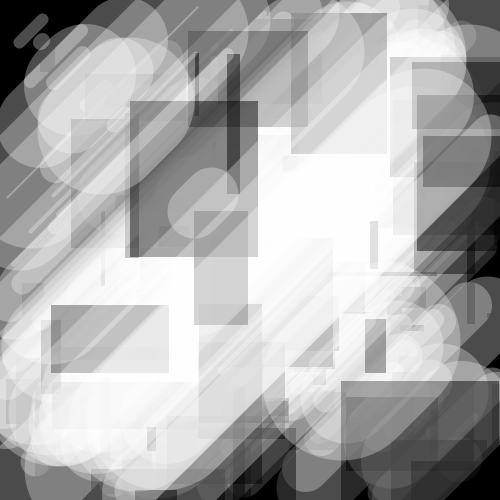
Frame 1 (no input)
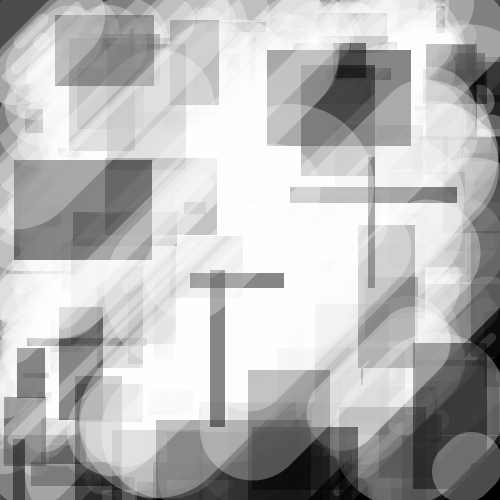
Frame 2 (the mouse pressed at the canvas centre, redrawn once)

The Processing sketch that drew these frames (run headless with seeded random() and noise(); the mouse was pressed at the canvas centre and the sketch redrawn once):

// Processing sketch: processing_48265
// ── processing_48265.pde

void setup () {
  size(500, 500);
  background(0);
  smooth();
  noLoop();
}

void draw() {
  for (int i=0; i< 150; i++) {
    Bubble(2000-i, (5000-i)*100, int(random(5+(i/1)+20)), int(random((i/1)+20)), 
    int (random(0, height)), int(random(0, width)),int (random (0, 255)));
  }
}


void Bubble(int gray, int weight, float e, float r, int y, int x, int q) {
  stroke(gray);
  strokeWeight(weight);
  fill(0, 120);
  rect(y, x, e, r);
  noFill();
  strokeWeight(e);
  stroke(255, 75);
  bezier(y, x, x, y,x, y, x, y);
  triangle(y,x,y,x,y,x);
}
